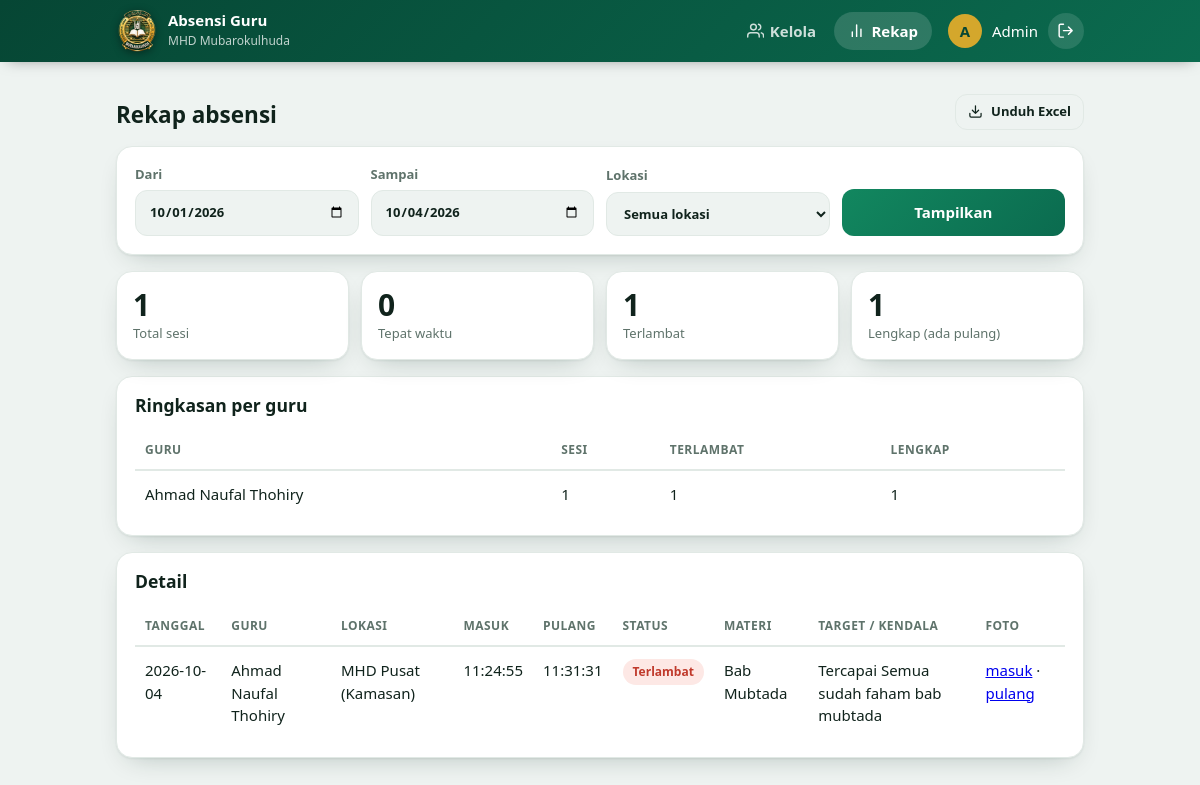
/rekap (signed in), run on the app's committed database.
### tables this page shows
CREATE TABLE absensi(id integer primary key, jadwal_id int, user_id int, lokasi_id int, tanggal text,
  jam_masuk text, jam_pulang text, waktu_masuk text, foto_masuk text, materi text,
  waktu_pulang text, foto_pulang text, target text, kendala text, status text, jarak_masuk real, jarak_pulang real, unique(jadwal_id, tanggal));

CREATE TABLE users(id integer primary key, nama text, username text unique, password text, role text);

CREATE TABLE lokasi(id integer primary key, nama text unique, lat real, lng real, radius int default 100);

### app.py (the view)
@app.route("/rekap")
@login_required("admin")
def rekap():
    dari, sampai, lok, rows = data_rekap()
    ringkas = {}
    for r in rows:
        s = ringkas.setdefault(r["guru"], {"sesi": 0, "telat": 0, "lengkap": 0})
        s["sesi"] += 1; s["telat"] += r["status"] == "Terlambat"; s["lengkap"] += bool(r["waktu_pulang"])
    return render_template("rekap.html", rows=rows, ringkas=ringkas, dari=dari, sampai=sampai, lok=lok,
                           lokasi=db().execute("select * from lokasi").fetchall(), qs=request.query_string.decode())

### app.py (called while the page is built)
def db():
    if "db" not in g:
        g.db = sqlite3.connect(DB); g.db.row_factory = sqlite3.Row
    return g.db

@app.teardown_appcontext
def tutup(_):
    d = g.pop("db", None)
    if d: d.close()

def login_required(role=None):
    def deco(f):
        @wraps(f)
        def w(*a, **k):
            if "uid" not in session: return redirect("/login")
            if role and session["role"] != role: abort(403)
            return f(*a, **k)
        return w
    return deco

def data_rekap():
    t = now().date()
    dari = request.args.get("dari") or t.replace(day=1).isoformat()
    sampai = request.args.get("sampai") or t.isoformat()
    lok = request.args.get("lokasi", "")
    q = """select a.*, u.nama guru, l.nama lokasi from absensi a join users u on u.id=a.user_id
           join lokasi l on l.id=a.lokasi_id where a.tanggal between ? and ?"""
    p = [dari, sampai]
    if lok: q += " and a.lokasi_id=?"; p.append(lok)
    return dari, sampai, lok, db().execute(q + " order by a.tanggal, u.nama", p).fetchall()

### templates/rekap.html
{% extends "base.html" %}{% from "_m.html" import ic, chip %}{% block t %}Rekap{% endblock %}{% block c %}
{% set n = ringkas.values()|sum(attribute='sesi') %}{% set t = ringkas.values()|sum(attribute='telat') %}{% set lk = ringkas.values()|sum(attribute='lengkap') %}
<div class=page-h><h2>Rekap absensi</h2><a class="btn ghost sm" href="/rekap.xlsx?{{qs}}">{{ic('download')}}Unduh Excel</a></div>
<form class="card f row"><label>Dari<input type=date name=dari value="{{dari}}"></label><label>Sampai<input type=date name=sampai value="{{sampai}}"></label>
<label>Lokasi<select name=lokasi><option value="">Semua lokasi{% for l in lokasi %}<option value={{l.id}} {{'selected' if lok==l.id|string}}>{{l.nama}}{% endfor %}</select></label><button class=btn>Tampilkan</button></form>
<div class=stats><div class=stat><b>{{n}}</b><span>Total sesi</span></div><div class=stat><b>{{n-t}}</b><span>Tepat waktu</span></div><div class=stat><b>{{t}}</b><span>Terlambat</span></div><div class=stat><b>{{lk}}</b><span>Lengkap (ada pulang)</span></div></div>
<div class="card w"><h3>Ringkasan per guru</h3><table class=tbl><thead><tr><th>Guru<th>Sesi<th>Terlambat<th>Lengkap</thead>
{% for nm,s in ringkas.items() %}<tr><td data-label=Guru>{{nm}}<td data-label=Sesi>{{s.sesi}}<td data-label=Terlambat>{{s.telat}}<td data-label=Lengkap>{{s.lengkap}}{% else %}<tr><td class=empty>Belum ada data pada rentang ini.{% endfor %}</table></div>
<div class="card w"><h3>Detail</h3><table class=tbl><thead><tr><th>Tanggal<th>Guru<th>Lokasi<th>Masuk<th>Pulang<th>Status<th>Materi<th>Target / Kendala<th>Foto</thead>
{% for r in rows %}<tr><td data-label=Tanggal>{{r.tanggal}}<td data-label=Guru>{{r.guru}}<td data-label=Lokasi>{{r.lokasi}}<td data-label=Masuk>{{r.waktu_masuk}}<td data-label=Pulang>{{r.waktu_pulang or '-'}}<td data-label=Status>{{chip(r.status)}}<td data-label=Materi>{{r.materi}}<td data-label="Target / Kendala">{{r.target or '-'}} {{r.kendala or ''}}<td data-label=Foto><a href="/foto/{{r.foto_masuk}}" target=_blank>masuk</a>{% if r.foto_pulang %} · <a href="/foto/{{r.foto_pulang}}" target=_blank>pulang</a>{% endif %}{% endfor %}</table></div>{% endblock %}

### templates/_m.html (shortened to what this page needs)
{% macro ic(n) %}<svg class="ic"><use href="#i-{{n}}" /></svg>{% endmacro %}  {% macro chip(s) %}<span
  class="chip {{'bad' if s=='Terlambat' else 'ok'}}"
  >{{s}}</span
>{% endmacro %}

### static/style.css (style rules this page uses)
:root { --p: #0b6b4f; --p2: #12875f; --pd: #064634; --gold: #d4a72c; --bg: #eef3f1; --card: #fff; --tx: #10231c; --mut: #5f736b; --bd: #e1e9e5; --ok: #0f8a5f; --okb: #dff5ea; --bad: #c0392b; --badb: #fde8e5; --warn: #9a6b00; --warnb: #fff3d1; --r: 16px; --sh: 0 1px 2px #0b2a2010, 0 10px 28px -14px #0b2a2050; }
* { box-sizing: border-box; }
h1, h2, h3, p { margin: 0; line-height: 1.25; }
.ic { width: 1.15em; height: 1.15em; stroke: currentColor; fill: none; stroke-width: 2; stroke-linecap: round; stroke-linejoin: round; vertical-align: -0.2em; flex: none; }
.page-h { display: flex; justify-content: space-between; align-items: flex-end; flex-wrap: wrap; gap: 10px; margin-bottom: 16px; }
.card { background: var(--card); border: 1px solid var(--bd); border-radius: var(--r); box-shadow: var(--sh); padding: 18px; margin-bottom: 16px; }
.card h3 { margin-bottom: 14px; }
.f { display: grid; gap: 12px; }
.f.row { grid-template-columns: repeat(auto-fit, minmax(150px, 1fr)); align-items: end; }
label { font-size: 13px; font-weight: 600; color: var(--mut); display: grid; gap: 6px; }
input, select, textarea { font: inherit; color: var(--tx); background: var(--bg); border: 1.5px solid var(--bd); border-radius: 12px; padding: 11px 13px; width: 100%; transition: 0.15s; }
.btn { display: inline-flex; align-items: center; justify-content: center; gap: 8px; font: inherit; font-weight: 600; border: 0; border-radius: 12px; padding: 12px 18px; background: linear-gradient(135deg, var(--p2), var(--p)); color: #fff; cursor: pointer; text-decoration: none; transition: 0.15s; }
.btn.ghost { background: var(--bg); color: var(--tx); border: 1.5px solid var(--bd); }
.btn.sm { padding: 7px 12px; font-size: 13px; }
.chip { display: inline-flex; align-items: center; gap: 5px; font-size: 12px; font-weight: 700; padding: 4px 10px; border-radius: 999px; background: var(--bg); color: var(--mut); }
.chip.bad { background: var(--badb); color: var(--bad); }
.w { overflow-x: auto; }
.tbl { width: 100%; border-collapse: collapse; }
.tbl th { font-size: 12px; text-transform: uppercase; letter-spacing: 0.04em; color: var(--mut); text-align: left; padding: 10px; border-bottom: 2px solid var(--bd); }
.tbl td { padding: 12px 10px; border-bottom: 1px solid var(--bd); vertical-align: top; }
.tbl tr:last-child td { border-bottom: 0; }
.stats { display: grid; grid-template-columns: repeat(auto-fit, minmax(140px, 1fr)); gap: 12px; margin-bottom: 16px; }
.stat { background: var(--card); border: 1px solid var(--bd); border-radius: var(--r); padding: 16px; box-shadow: var(--sh); }
.stat b { display: block; font-size: 30px; line-height: 1.1; }
.stat span { color: var(--mut); font-size: 13px; }

### data on the page
absensi: nama "Ahmad Naufal Thohiry", sesi "1", telat "1", lengkap "1", tanggal "2026-10-04", guru "Ahmad Naufal Thohiry", lokasi "MHD Pusat (Kamasan)", waktu_masuk "11:24:55", waktu_pulang "11:31:31", status "Terlambat", materi "Bab Mubtada", target "Tercapai", kendala "Semua sudah faham bab mubtada"

### other printed values
{{ session.nama[:1]|upper }} "A"
{{ session.nama }} "Admin"
{{ n }} "1"
{{ n-t }} "0"
{{ t }} "1"
{{ lk }} "1"
